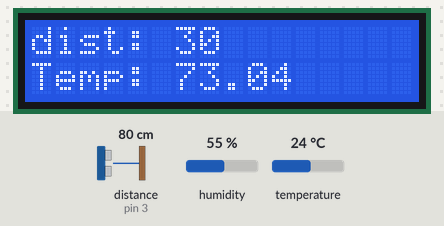
Bench run of a sketch on a simulated Arduino Uno, built with avr-gcc and run on an emulated ATmega328P. On the bench: 16×2 character LCD. Wiring (inferred from the names in the program): ultrasonic range finder: trigger pin 2; echo pin 3; DHT11 sensor: data pin 7. Inputs (shaded band) come from the test bench; at power-on: distance to the obstacle (sensor on pin 3) 80 cm, humidity 55 %, temperature 24 °C. The echo pulse lasts 58.3 µs per cm.

Above: at 2.2 s.
2.3 s: distance to the obstacle (sensor on pin 3) set to 2 cm
At 7.6 s:
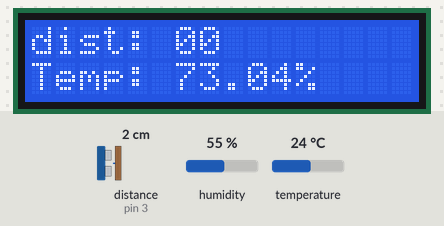
14.3 s: humidity set to 22 %
At 23.4 s:
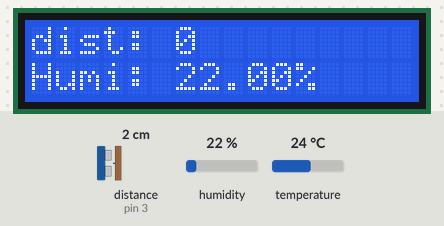
26.3 s: temperature set to 12 °C
At 32.8 s:
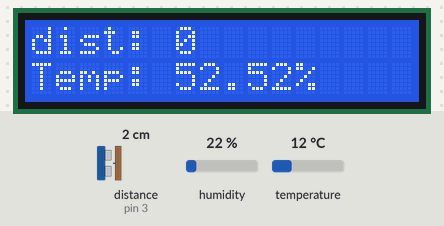
35.9 s: distance to the obstacle (sensor on pin 3) set to 4 cm
At 38.5 s:
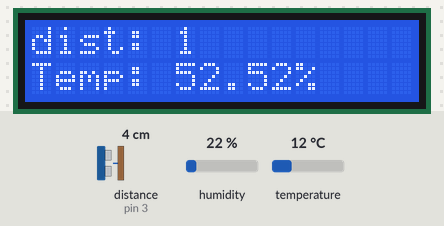
42.7 s: humidity set to 40 %
At 47.4 s:
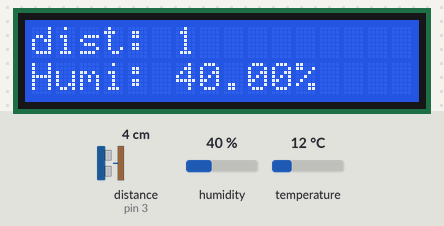
51.1 s: distance to the obstacle (sensor on pin 3) set to 9 cm
At 56.8 s:
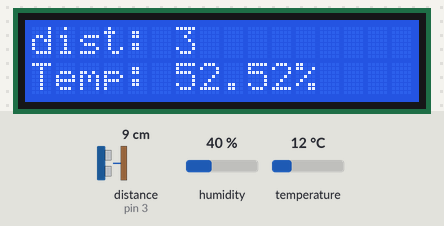
Timing chart, 0 to 58.3 s (numbered marks = the images above; inputs shaded):
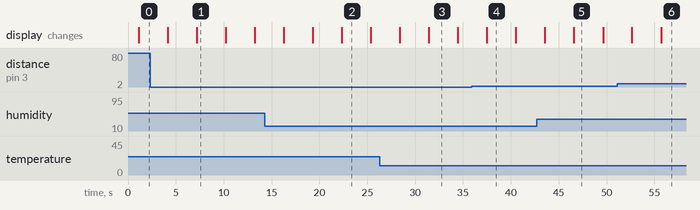

Measured:
- after the input at 14.3 s, the display: first differs from a run without the input after 8.0 s (image 2)
- after the input at 26.3 s, the display: first differs from a run without the input after 5.1 s (image 3)
- after the input at 35.9 s, the display: changes after 1.6 s (image 4)
- after the input at 42.7 s, the display: first differs from a run without the input after 3.9 s (image 5)
- after the input at 51.1 s, the display: first differs from a run without the input after 4.6 s (image 6)
- what the display in image 1 shows lasts 3.0 s, from 7.2 s to 10.2 s

The sketch:

wrist.ino
```cpp
#include <LiquidCrystal_I2C.h>
#include <Wire.h>
LiquidCrystal_I2C lcd(0x27, 2, 1, 0, 4, 5, 6, 7, 3, POSITIVE);
#include <dht.h>

dht DHT;

#define DHT11_PIN 7
int trg=2;
int eco=3;
float distanceInch;
int duration;
int dist;
void setup() {
lcd.begin(16,2);

pinMode(trg, OUTPUT);
pinMode(eco, INPUT);
lcd.setCursor(0,0);
lcd.clear();
lcd.print("booting");
delay(1000);
}

void loop() {
int chk = DHT.read11(DHT11_PIN);
digitalWrite(trg, LOW);
delayMicroseconds(2);
digitalWrite(trg, HIGH);
delayMicroseconds(10);
digitalWrite(trg, LOW);
duration = pulseIn(eco, HIGH);
dist =  duration*0.0133/2;
lcd.setCursor(0,0);
lcd.print("dist: ");
lcd.print(dist);

lcd.setCursor(0,2);
lcd.print("Temp: ");
lcd.print((DHT.temperature*1.71)+32);

delay(3000);
lcd.clear();
lcd.setCursor(0,0);
lcd.print("dist: ");
lcd.print(dist);
lcd.setCursor(0,2);
lcd.print("Humi: ");
lcd.print(DHT.humidity);
lcd.print("%");

delay(3000);

}
```
